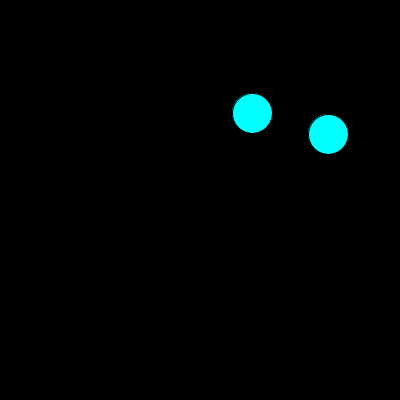
Frame 1 (no input)
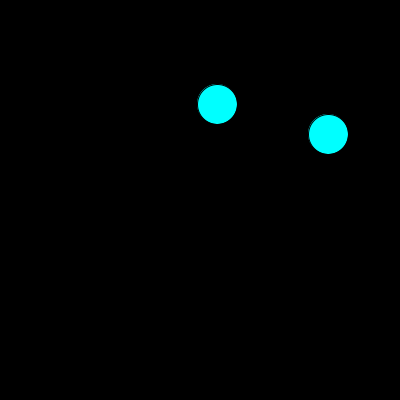
Frame 60 (the mouse pressed at the canvas centre just before this capture)
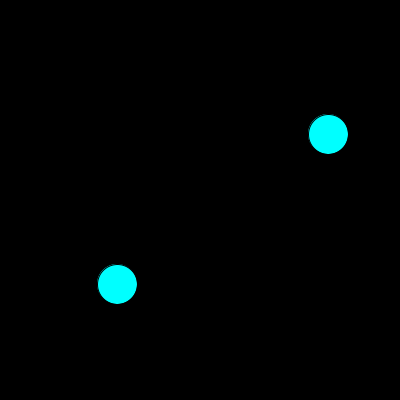
Frame 120 (the mouse held since frame 60 and released just before this capture)

The Processing sketch that drew these frames (run headless with seeded random() and noise(); from frame 60 on, the mouse is pressed at the canvas centre):

// Processing sketch: w22_collision
// ── w22_collision.pde
/**
Ethan Ma
  NeXTCS
  HW22 -- collision detection
  2024-10-30
  timespent: 1
DISCO: Getting more accustomed to how Class {} is defined and used
QCC: N/A
*/

color SAFE_COLOR = color(0, 255, 255);
color COLLISION_COLOR = color(255, 0, 255);

//balls!
Ball b0;
Ball b1;

//other variables
int BSIZE;
boolean moving;

void setup() {
  size(400, 400);
  BSIZE = 40;
  moving = true;

  b0 = new Ball();
  b1 = new Ball();
}//setup

void draw() {
  background(0);
  if (!b0.collisionCheck(b1)) {
  b0.setColor(SAFE_COLOR);
  b1.setColor(SAFE_COLOR);
  } else {
  b0.setColor(COLLISION_COLOR);
  b1.setColor(COLLISION_COLOR);
  }
  b0.display();
  b1.display();

  if (moving) {
  b0.move();
  b1.move();
  }//moving

}//draw

void keyPressed() {
  if (key == ' ') {
  moving = !moving;
  }
  if (key == 'r') {
  b0 = new Ball();
  b1 = new Ball();
  }
}//keyPressed

// ── Ball.pde
//Class

class Ball {

  int x, y;
  int xspeed, yspeed;
  int bsize;
  color c;

  Ball() {
  c = SAFE_COLOR;
  bsize = BSIZE;
  x = int(random(bsize/2, width - bsize/2));
  y = int(random(bsize/2, height - bsize/2));

  xspeed = int(random(-6, 6));
  yspeed = int(random(-6, 6));
  }//constructor

  void display() {
  fill(c);
  circle(x, y, bsize);
    
  }//display
 
  boolean collisionCheck(Ball other) {
    if (dist(this.x, this.y, other.x, other.y) <= this.bsize/2 + other.bsize/2) {
      return true;
    } 
    else {
      return false;
    }
  }//check for collision
 
  void setColor(color newc) {
  c = newc;
  }//change color

  void move() {
  if (y >= height - bsize/2 ||
      y <= bsize/2) {
      yspeed *= -1;
  }//up/down bounce

  if (x >= width - bsize/2 ||
      x <= bsize/2) {
      xspeed *= -1;
  }//left/right bounce

  y+= yspeed;
  x+= xspeed;
  }//move

}//Ball
